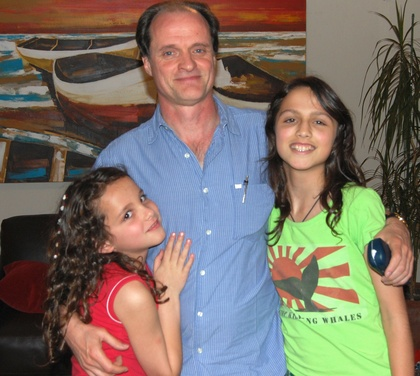
%> input picture clases/Cap04_Sistemas_Lineales/Matlab_y_Python/CamisaRayas.jpg, 420 x 376 px, shrunk from 2105 x 1884 before the run
$ octave TRAT04_AliasingBarbaraNew.m   (GNU Octave 9; MATLAB toolbox functions it lacks are replaced by stand-ins)
%> lines starting %> are read from the running program, lines starting %| are printed output that depends on the picture
### clases/Cap04_Sistemas_Lineales/Matlab_y_Python/TRAT04_GaussianMask.m
% function H = TRAT05_GaussianMask(N,M,Do)
%
% Construccion de mascara H en el dominio de la frecuencia para un filtro
% Gaussiano.
%
% El tamano de la matriz H es NxM.
% La frecuencia de corte es Do.
%
% José Ramón Iglesias, Agosto 2020
%
function H = TRAT05_GaussianMask(N,M,Do)

H = zeros(N,M);

for u=1:N
    for v=1:M
        H(u,v) = exp(-0.5*((sqrt((u-N/2)^2+(v-M/2)^2))/Do)^2);
    end
end

### clases/Cap04_Sistemas_Lineales/Matlab_y_Python/TRAT04_FiltroFrecuencia.m
% function J = TRAT05_FiltroFrecuencia(I,H,show)
%
% Filtrado de una imagen I utilizando un filtro H. La imagen I esta en el
% dominio del espacio, el filtro H en el dominio de la frecuencia.
%
% El tamano de H debe ser igual al tamano de I (NxM)
%
% J es la imagen de salida (en el dominio del espacio) de las mismas
% dimensiones de la imagen I.
%
% José Ramón Iglesias, Agosto 2020-2
%

function J = TRAT05_FiltroFrecuencia(I,H,show)

if not(exist('show','var'))
    show = 0;
end

[N,M] = size(I);


[Nh,Mh] = size(H);
if Nh~=N
    error('Numero de filas de H debe ser igual al numero de filas de I');
end

if Mh~=M
    error('Numero de columnas de H debe ser igual al numero de columnas de I');
end

% Intercambio de cuadrantes
Hf = fftshift(H);


if show==1
    figure(1)
    imshow(I,[])
    title('I: Imagen Original')
    figure(2)
    mesh(H)
    title('H: Filtro en el dominio de la frecuencia')
    figure(3)
    mesh(Hf)
    title('Hf: Intercambio de cuadrantes de H')
end


% Transformada de Fourier en 2D
F = fft2(I);

if show==1
    figure(4)
    imshow(log(abs(F)+1),[])
    title('F: Tranformada de Fourier de I')
    figure(5)
    imshow(log(abs(fftshift(F))+1),[])
    title('Intercambio de cuadrantes de F')
end


% Convolucion = multiplicacion en el dominio de la frecuencia
G = Hf.*F;

% Transformada inversa de fourier
Jp = ifft2(G);

J = real(Jp);

if show==1
    figure(6)
    imshow(log(abs(G)+1),[])
    title('G: Tranformada de Fourier de I filtrado')
    figure(7)
    imshow(log(abs(fftshift(F))+1),[])
    title('Intercambio de cuadrantes de G')
    figure(8)
    imshow(J,[])
    title('J: Imagen Filtrada')
end

### clases/Cap04_Sistemas_Lineales/Matlab_y_Python/TRAT04_AliasingBarbaraNew.m
close all
data = input('Seleccione imagen (Barbara = 1, Raul = 2): ');
%> the answer given: 'barbara.tiff'
if data==1
   I = double(imread('barbara.tiff'));
   Do = 150;
else
   I = double(rgb2gray(imread('CamisaRayas.jpg')));
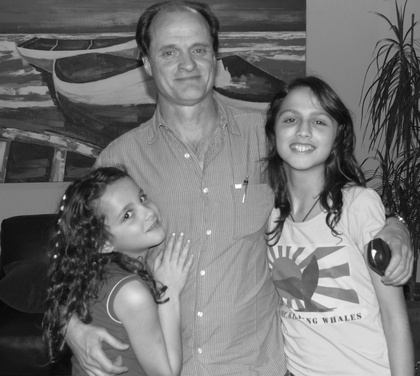
%> I: size 376x420 double; min 6, max 255, mean 115.6
   Do = 200;
end

[N,M] = size(I);
%> N = 376; M = 420
Iz = zeros(2*N,2*M);
Iz(1:N,1:M) = I;
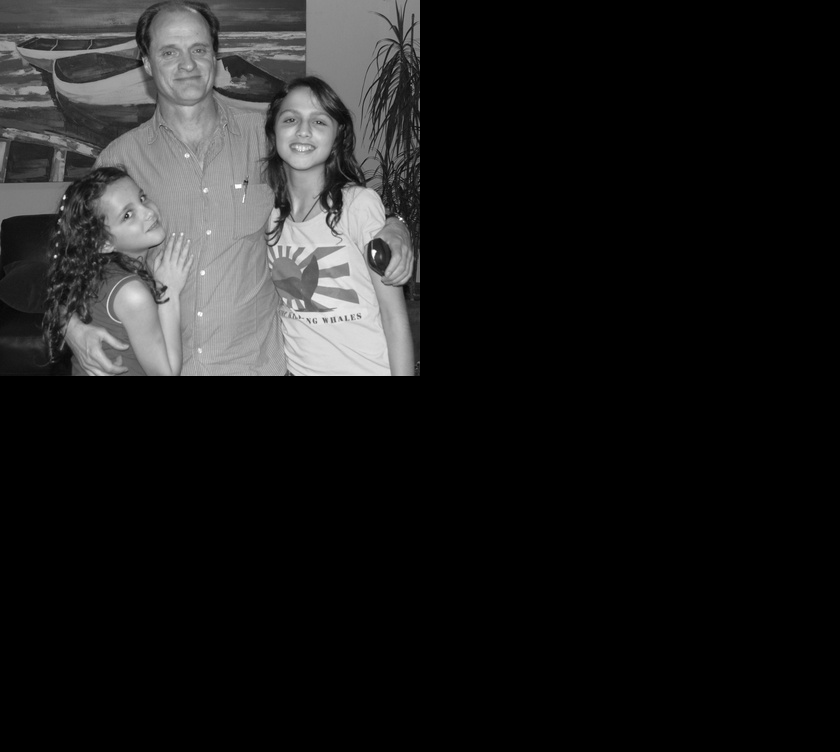
%> Iz: size 752x840 double; min 0, max 255, mean 28.9

H = TRAT04_GaussianMask(2*N,2*M,Do);
%> after the loop in TRAT05_GaussianMask, `for u=1:N`:
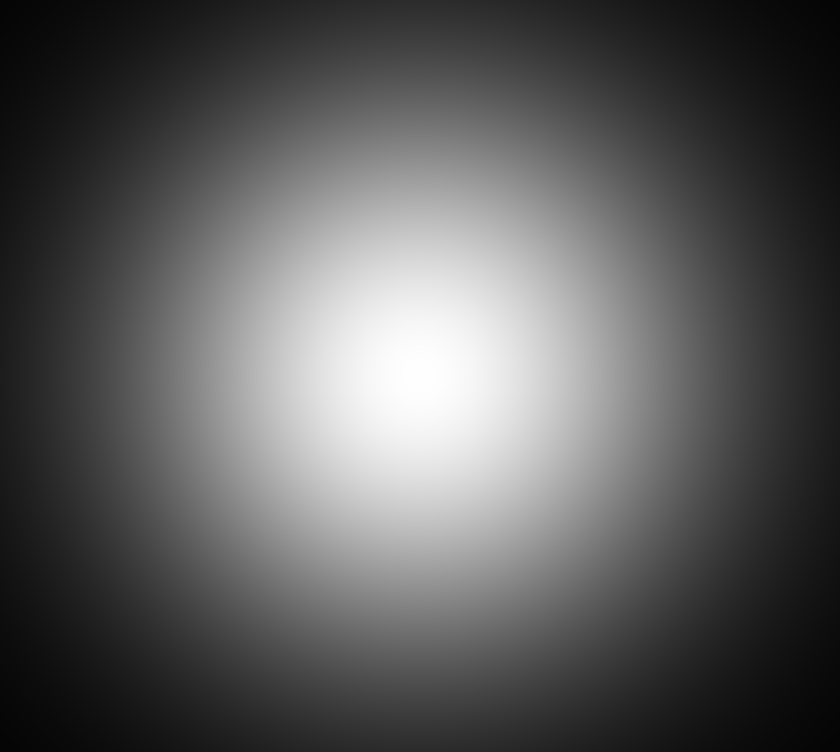
%> H: size 752x840 double; min 0.0188, max 1, mean 0.361
Io = TRAT04_FiltroFrecuencia(Iz,H);
% José Ramón Iglesias Gamarra 2020-2
%Io = conv2(I,ones(m,m)/m/m,'same');
%[N,M] = size(I);
figure(1)
imshow(I,[])
title('imagen original');
disp('aproveche para cambiar tamano de la ventana con el mouse... por que sucede?');
n = input('subsampling rate = (e.g. 2 for Barbara, 8 for Raul) ? ');
%> the answer given: 3
figure(2)
J = I(1:n:N,1:n:M);
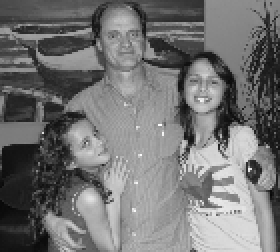
%> J: size 126x140 double (shown 2 times larger); min 8, max 254, mean 115.7
Jo = Io(1:n:N,1:n:M);
imshow(J,[])
title('subsampled image');
axis on
figure(3)
imshow(Jo,[])
title('subsampled filtered image');
axis on

$ run again, with clases/Cap04_Sistemas_Lineales/Matlab_y_Python/P.png saved as clases/Cap04_Sistemas_Lineales/Matlab_y_Python/CamisaRayas.jpg
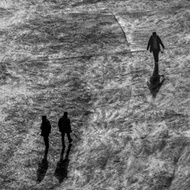
%> input picture clases/Cap04_Sistemas_Lineales/Matlab_y_Python/P.png, 190 x 190 px, shrunk from 256 x 256 before the run
%> after the loop in TRAT05_GaussianMask, `for u=1:N`:
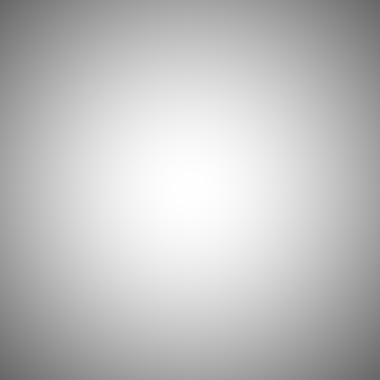
%> H: size 380x380 double; min 0.406, max 1, mean 0.753
%> `J = I(1:n:N,1:n:M);`:
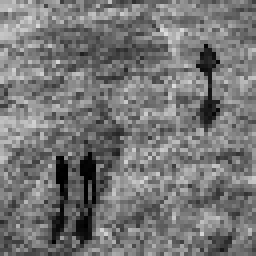
%> J: size 64x64 double (shown 4 times larger); min 0, max 220, mean 117.9

$ run again, with clases/Cap04_Sistemas_Lineales/Matlab_y_Python/chess_0.png saved as clases/Cap04_Sistemas_Lineales/Matlab_y_Python/CamisaRayas.jpg
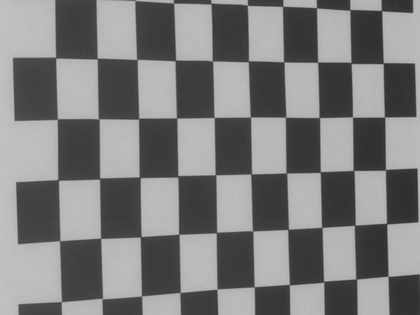
%> input picture clases/Cap04_Sistemas_Lineales/Matlab_y_Python/chess_0.png, 420 x 315 px, shrunk from 640 x 480 before the run
%> after the loop in TRAT05_GaussianMask, `for u=1:N`:
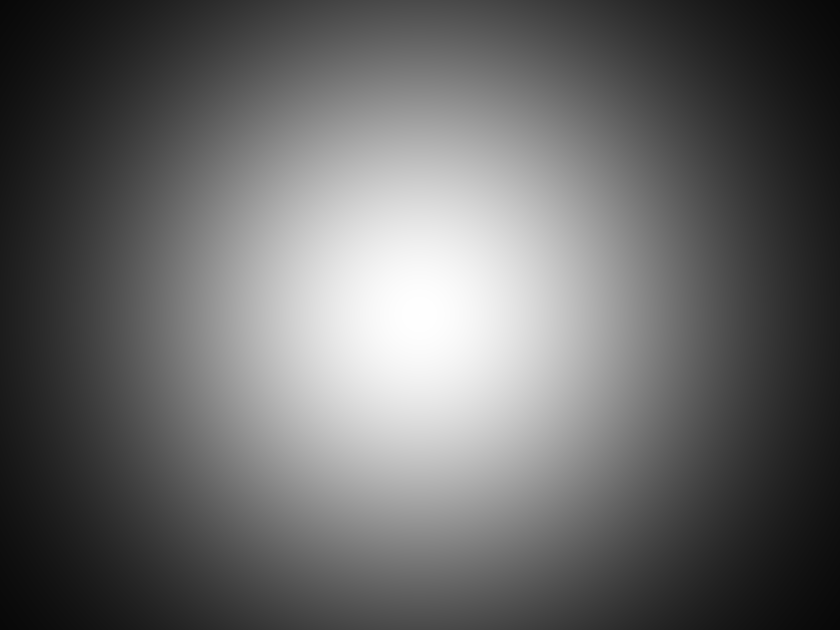
%> H: size 630x840 double; min 0.0319, max 1, mean 0.405
%> `J = I(1:n:N,1:n:M);`:
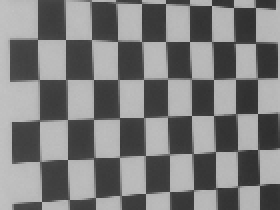
%> J: size 105x140 double (shown 2 times larger); min 45, max 195, mean 124.7
